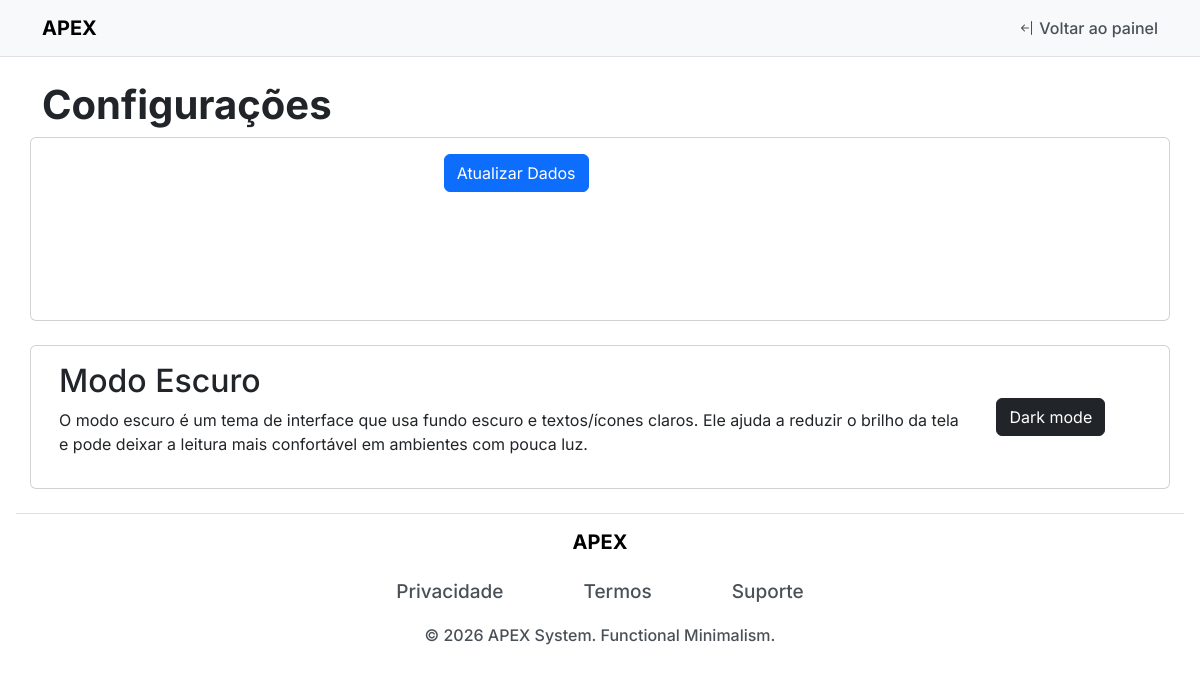
Page /pages/perfil.php on the earlier database version.
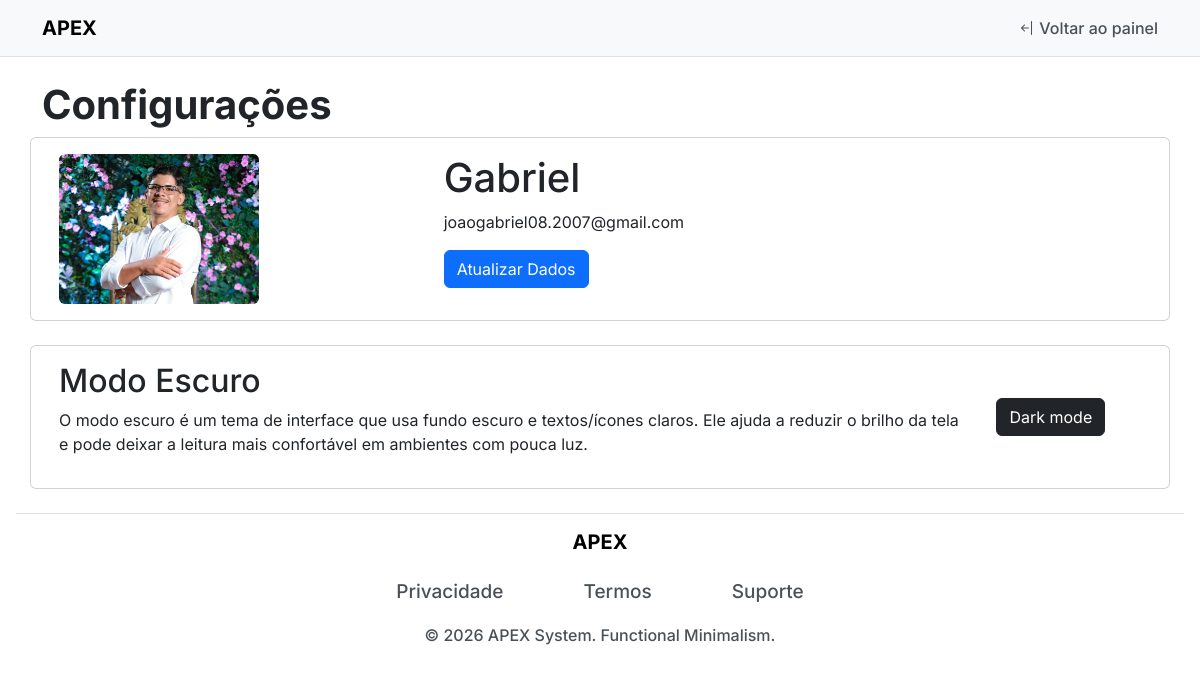
Same page on the later database version.
### tables this page shows
CREATE TABLE `perfil2` (
  `id` int(11) NOT NULL,
  `nome` varchar(100) NOT NULL,
  `email` varchar(100) NOT NULL,
  `img` varchar(255) DEFAULT NULL
);

### pages/perfil.php (the view, shortened to what this page needs)
<!doctype html>
<html lang="PT-br">
<?php
include __DIR__ . "/../includes/header.php";
?>
<body>
    <?php
    include __DIR__ . "/../includes/navbarPages.php";
    ?>
    <main class="container mt-4 mb-4 ">
        <h1 class="title-index">Configurações</h1>
        <div class="row">
            <div class="card ">
                <div class="card-body d-flex gap-4">
                    <div class=" col-md-4">
                        <div class="ratio ratio-4x3" style="width:200px;">
                            <?php
                            require_once __DIR__ . "/../conf/db.php";
                            $sql = "SELECT * FROM perfil2";
                            $resultado = mysqli_query($conn, $sql);
                            ?>
                            <?php while ($user_data = mysqli_fetch_assoc($resultado)) { ?>
                                <img src="<?= BASE_URL ?>uploads/<?= $user_data['img'] ?>" class="img-fluid object-fit-cover rounded"
                                    alt="Foto de perfil">
                            <?php }; ?>
                        </div>
                    </div>
                    <div class=" col-md-8 ">
                        <?php
                        require_once __DIR__ . "/../conf/db.php";
                        $sql = "SELECT * FROM perfil2;";
                        $resultado = mysqli_query($conn,  $sql);
                        ?>
                        <?php while ($user_data = mysqli_fetch_assoc($resultado)) { ?>
                            <h1><?= $user_data['nome'] ?></h1>
                            <p><?= $user_data['email'] ?></p>
                        <?php } ?>
                        <button type="button" class="btn btn-primary" data-bs-toggle="modal"
                            data-bs-target="#formPerfil">
                            Atualizar Dados
                        </button>
                    </div>
                </div>
            </div>
        </div>
        <div class="row mt-4">
            <div class="card">
                <div class="card-body d-flex">
                    <div class="col-md-10">
                        <h2>Modo Escuro</h2>
                        <p>O modo escuro é um tema de interface que usa fundo escuro e textos/ícones claros. Ele ajuda a
                            reduzir o brilho da tela e pode deixar a leitura mais confortável em ambientes com pouca
                            luz.</p>
                    </div>
                    <div class="col-md-2 d-flex justify-content-center align-items-center">
                        <div class="form-check form-switch m-0 p-0 d-flex justify-content-center align-items-center"
                            style="--bs-form-switch-width: 3.5em; --bs-form-switch-height: 2em;">
                            <button class="btn btn-dark" id="toggleTheme">Dark mode</button>
                        </div>
                    </div>
                </div>
            </div>
        </div>
    </main>
    <?php
    include  __DIR__ . '/../includes/footer.php';
    ?>
</body>
</html>

Differences in the rows shown:
added perfil2: img (picture), nome "Gabriel", email "joaogabriel08.2007@gmail.com"
